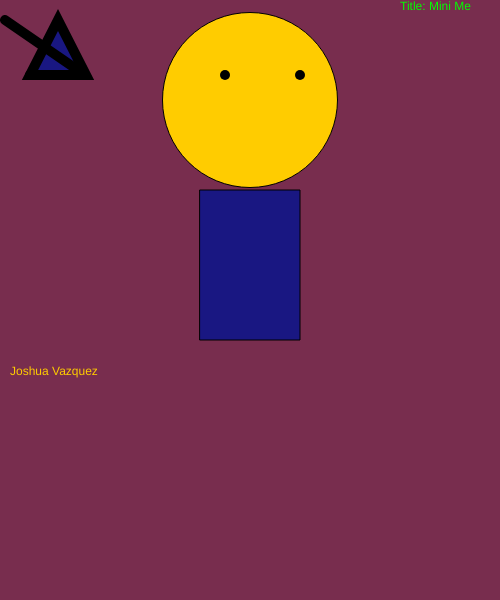
Frame 1 (no input)
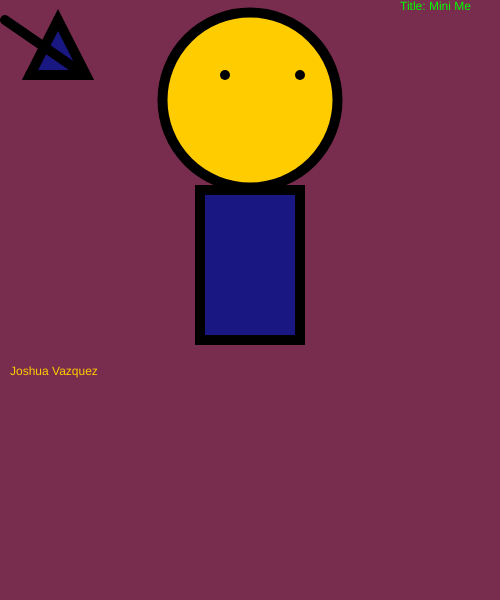
Frame 60 (no input)
Frame 120 (the mouse pressed at the canvas centre since frame 60): identical to frame 60, image omitted

The p5.js sketch that drew these frames (run headless with seeded random() and noise() and a simulated clock; from frame 60 on, the mouse is pressed at the canvas centre):

// p5.js sketch
// ── sketch.js
function setup()
            {
                createCanvas(500,600)
            }

            function draw()
            {
                background(120,45,78);
                fill(255, 204, 0);
                circle (250,100,175);
                fill(25, 23, 130);
                rect(200,190,100,150);
              strokeWeight(10)
              point(225,75);
              point(300,75,75,);
              triangle(30, 75, 58, 20, 86, 75);
              line(5, 20, 85, 75);
              point(30, 75);
               fill(255, 204, 0);
              text('Joshua Vazquez', 10, 375);
              fill(2, 400, 0);
              text('Title: Mini Me ', 400, 10);
            }
